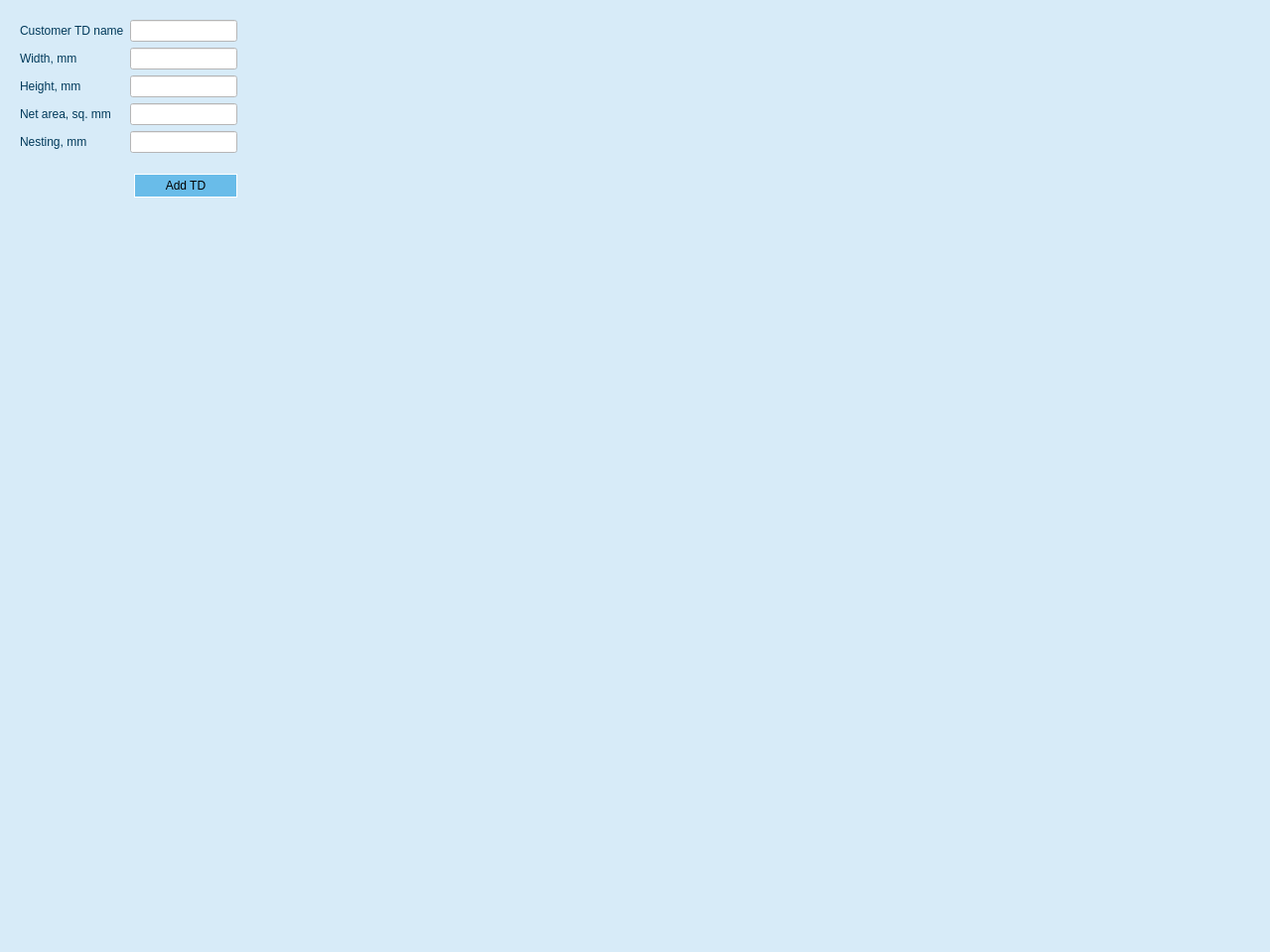
<?xml version="1.0" encoding="UTF-8"?>
<ui version="4.0">
 <class>AddTd</class>
 <widget class="QWidget" name="AddTd">
  <property name="geometry">
   <rect>
    <x>0</x>
    <y>0</y>
    <width>1279</width>
    <height>959</height>
   </rect>
  </property>
  <property name="windowTitle">
   <string>Add Technical Drawing</string>
  </property>
  <property name="styleSheet">
   <string notr="true">background-color: rgb(215, 235, 248);</string>
  </property>
  <widget class="QWidget" name="horizontalLayoutWidget_7">
   <property name="geometry">
    <rect>
     <x>10</x>
     <y>10</y>
     <width>1261</width>
     <height>481</height>
    </rect>
   </property>
   <layout class="QHBoxLayout" name="horizontalLayout_7">
    <item>
     <layout class="QVBoxLayout" name="verticalLayout_3">
      <property name="leftMargin">
       <number>10</number>
      </property>
      <property name="topMargin">
       <number>10</number>
      </property>
      <property name="rightMargin">
       <number>10</number>
      </property>
      <property name="bottomMargin">
       <number>10</number>
      </property>
      <item>
       <layout class="QHBoxLayout" name="horizontalLayout">
        <item>
         <widget class="QLabel" name="net_area_label">
          <property name="styleSheet">
           <string notr="true">font: 10pt &quot;Segoe UI&quot;; color: rgb(0, 57, 90)</string>
          </property>
          <property name="text">
           <string>Customer TD name</string>
          </property>
         </widget>
        </item>
        <item>
         <widget class="QLineEdit" name="net_area">
          <property name="sizePolicy">
           <sizepolicy hsizetype="Fixed" vsizetype="Fixed">
            <horstretch>0</horstretch>
            <verstretch>0</verstretch>
           </sizepolicy>
          </property>
          <property name="styleSheet">
           <string notr="true">background-color: rgb(255, 255, 255);</string>
          </property>
          <property name="text">
           <string/>
          </property>
         </widget>
        </item>
       </layout>
      </item>
      <item>
       <layout class="QHBoxLayout" name="horizontalLayout_2">
        <item>
         <widget class="QLabel" name="td_label">
          <property name="styleSheet">
           <string notr="true">font: 10pt &quot;Segoe UI&quot;; color: rgb(0, 57, 90)</string>
          </property>
          <property name="text">
           <string>Width, mm</string>
          </property>
         </widget>
        </item>
        <item>
         <widget class="QLineEdit" name="net_area_2">
          <property name="sizePolicy">
           <sizepolicy hsizetype="Fixed" vsizetype="Fixed">
            <horstretch>0</horstretch>
            <verstretch>0</verstretch>
           </sizepolicy>
          </property>
          <property name="styleSheet">
           <string notr="true">background-color: rgb(255, 255, 255);</string>
          </property>
          <property name="text">
           <string/>
          </property>
         </widget>
        </item>
       </layout>
      </item>
      <item>
       <layout class="QHBoxLayout" name="horizontalLayout_3">
        <item>
         <widget class="QLabel" name="td_label_2">
          <property name="styleSheet">
           <string notr="true">font: 10pt &quot;Segoe UI&quot;; color: rgb(0, 57, 90)</string>
          </property>
          <property name="text">
           <string>Height, mm</string>
          </property>
         </widget>
        </item>
        <item>
         <widget class="QLineEdit" name="net_area_3">
          <property name="sizePolicy">
           <sizepolicy hsizetype="Fixed" vsizetype="Fixed">
            <horstretch>0</horstretch>
            <verstretch>0</verstretch>
           </sizepolicy>
          </property>
          <property name="styleSheet">
           <string notr="true">background-color: rgb(255, 255, 255);</string>
          </property>
          <property name="text">
           <string/>
          </property>
         </widget>
        </item>
       </layout>
      </item>
      <item>
       <layout class="QHBoxLayout" name="horizontalLayout_4">
        <item>
         <widget class="QLabel" name="td_label_3">
          <property name="styleSheet">
           <string notr="true">font: 10pt &quot;Segoe UI&quot;; color: rgb(0, 57, 90)</string>
          </property>
          <property name="text">
           <string>Net area, sq. mm</string>
          </property>
         </widget>
        </item>
        <item>
         <widget class="QLineEdit" name="net_area_4">
          <property name="sizePolicy">
           <sizepolicy hsizetype="Fixed" vsizetype="Fixed">
            <horstretch>0</horstretch>
            <verstretch>0</verstretch>
           </sizepolicy>
          </property>
          <property name="styleSheet">
           <string notr="true">background-color: rgb(255, 255, 255);</string>
          </property>
          <property name="text">
           <string/>
          </property>
         </widget>
        </item>
       </layout>
      </item>
      <item>
       <layout class="QHBoxLayout" name="horizontalLayout_5">
        <item>
         <widget class="QLabel" name="td_label_4">
          <property name="styleSheet">
           <string notr="true">font: 10pt &quot;Segoe UI&quot;; color: rgb(0, 57, 90)</string>
          </property>
          <property name="text">
           <string>Nesting, mm</string>
          </property>
         </widget>
        </item>
        <item>
         <widget class="QLineEdit" name="net_area_5">
          <property name="sizePolicy">
           <sizepolicy hsizetype="Fixed" vsizetype="Fixed">
            <horstretch>0</horstretch>
            <verstretch>0</verstretch>
           </sizepolicy>
          </property>
          <property name="styleSheet">
           <string notr="true">background-color: rgb(255, 255, 255);</string>
          </property>
          <property name="text">
           <string/>
          </property>
         </widget>
        </item>
       </layout>
      </item>
      <item>
       <layout class="QHBoxLayout" name="horizontalLayout_6">
        <property name="spacing">
         <number>10</number>
        </property>
        <property name="leftMargin">
         <number>0</number>
        </property>
        <property name="topMargin">
         <number>15</number>
        </property>
        <property name="rightMargin">
         <number>0</number>
        </property>
        <property name="bottomMargin">
         <number>0</number>
        </property>
        <item>
         <widget class="QLabel" name="label">
          <property name="sizePolicy">
           <sizepolicy hsizetype="Minimum" vsizetype="Preferred">
            <horstretch>0</horstretch>
            <verstretch>0</verstretch>
           </sizepolicy>
          </property>
          <property name="text">
           <string/>
          </property>
         </widget>
        </item>
        <item>
         <widget class="QPushButton" name="open_button">
          <property name="sizePolicy">
           <sizepolicy hsizetype="Fixed" vsizetype="Fixed">
            <horstretch>0</horstretch>
            <verstretch>0</verstretch>
           </sizepolicy>
          </property>
          <property name="minimumSize">
           <size>
            <width>100</width>
            <height>24</height>
           </size>
          </property>
          <property name="maximumSize">
           <size>
            <width>999999</width>
            <height>999999</height>
           </size>
          </property>
          <property name="styleSheet">
           <string notr="true">QPushButton {
     border: 1px solid #ffffff;
	background-color: #69BCE9;
}

QPushButton:hover {
	background-color: #AFD8F2;
}

QPushButton:pressed {
     background-color: #ffffff;
}</string>
          </property>
          <property name="text">
           <string>Add TD</string>
          </property>
         </widget>
        </item>
       </layout>
      </item>
      <item>
       <spacer name="verticalSpacer">
        <property name="orientation">
         <enum>Qt::Vertical</enum>
        </property>
        <property name="sizeHint" stdset="0">
         <size>
          <width>20</width>
          <height>40</height>
         </size>
        </property>
       </spacer>
      </item>
     </layout>
    </item>
    <item>
     <spacer name="horizontalSpacer">
      <property name="orientation">
       <enum>Qt::Horizontal</enum>
      </property>
      <property name="sizeHint" stdset="0">
       <size>
        <width>40</width>
        <height>20</height>
       </size>
      </property>
     </spacer>
    </item>
   </layout>
  </widget>
 </widget>
 <resources/>
 <connections/>
</ui>
